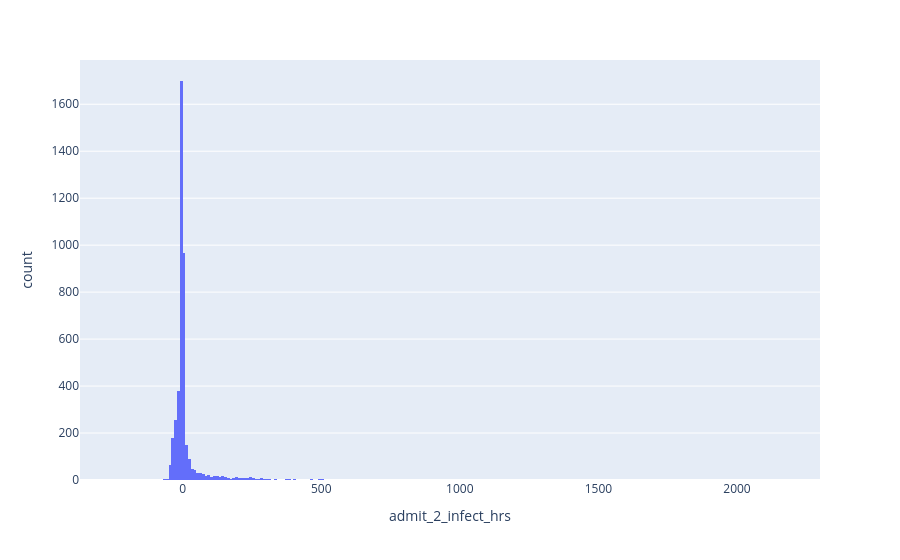

This figure's notebook cell:
### Code cell
df['admit_2_infect_hrs'].mean(), df['admit_2_infect_hrs'].median()
# sns.displot(
#     df.to_pandas(),
#     x='admit_2_infect_hrs',
#     kind='hist',
#     hue='Sepsis_Category'
# )

px.histogram(
    df.to_pandas(),
    x='admit_2_infect_hrs',
    histfunc='count',
    
    
)

### Figure 1 — Plotly figure (JSON) as saved in the notebook; plotly's stock layout.template omitted (floating-point values rounded to 4 significant figures; data arrays with more than 128 entries replaced by an {"elided": "..."} marker saying what was removed)
{"data": [{"alignmentgroup": "True", "bingroup": "x", "histfunc": "count", "hovertemplate": "admit_2_infect_hrs=%{x}<br>count=%{y}<extra></extra>", "legendgroup": "", "marker": {"color": "#636efa", "pattern": {"shape": ""}}, "name": "", "offsetgroup": "", "orientation": "v", "showlegend": false, "type": "histogram", "x": {"elided": "4727 int values"}, "xaxis": "x", "yaxis": "y"}], "layout": {"barmode": "relative", "legend": {"tracegroupgap": 0}, "margin": {"t": 60}, "xaxis": {"anchor": "y", "domain": [0, 1], "title": {"text": "admit_2_infect_hrs"}}, "yaxis": {"anchor": "x", "domain": [0, 1], "title": {"text": "count"}}}}
